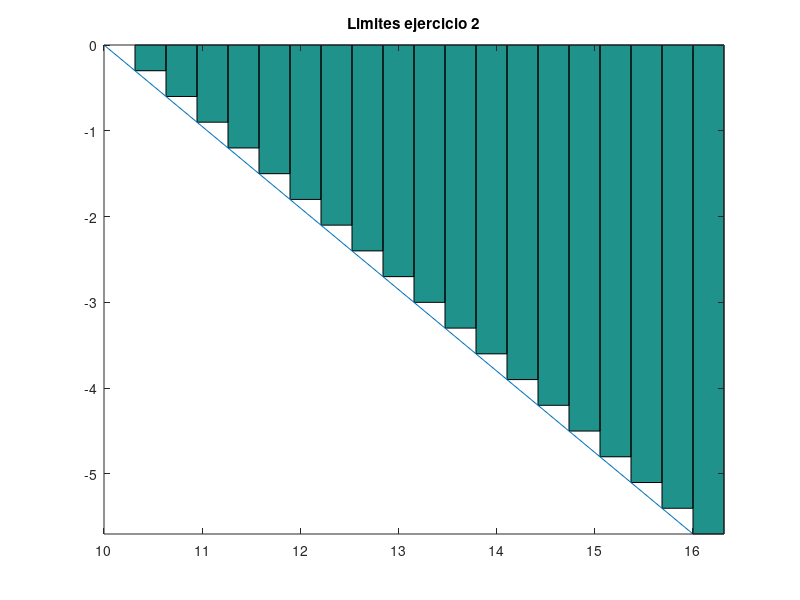

Source code (MATLAB):
% Octave Script
% Title			:Limites ej2.
% Description		:Script para desarrrollar el ejericio2 de Limites.
% Author		:Orlando Espinoza Valentin (Orlando-Esp) espinozaorlando978@gmail.com
% Date			:20210623
% sion		        :1
% Usage			:octave> /path/Teorema Del Valor Intermedio,LimitesEj2_OrlandoEspinozaValentin_3202.m
% Notes			:Requiere aplicacion octave-online usar en consola preferentemente. 
%program execution page :https://octave-online.net

%limpia la pantalla y las variables.
clc, clear
%%Numero de rectangulos  y define los intervalos.
a = 10;
b = 16;
n = 20;
base = (b-a)/n;
%Funcion definida.
x =a:base:(b-base);
%Altura
altura=((x.^2)+2);
%Valor de cada uno de los rectangulos.
area = base*altura;
x2 = linspace(10,16,20);
y2 = (10-x);
%inicio del  intervalo, fin del intervalo, numero de rectangulos.
xa = linspace(10,16,20);
yab =(10-x);
g = bar(xa,yab,'histc');
hold on
%Grafica la funcion
plot(x2,y2);
%Titulo
title("Limites ejercicio 2");
axis tight
